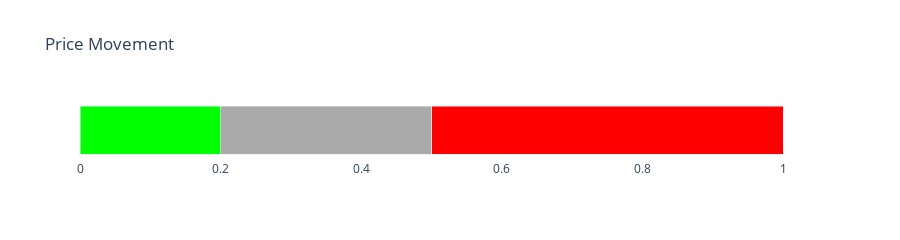

Source (notebook cell):
### Markdown cell above
### Horizonal charts
Ref: https://plotly.com/python/horizontal-bar-charts/

### Code cell
import plotly.graph_objects as go

postitive_chance = 0.2
negative_chance = 0.5
neutral_chance = 1 - postitive_chance - negative_chance
title = ''
layout = go.Layout(
    # paper_bgcolor='rgba(0,0,0,0)',
    plot_bgcolor='rgba(0,0,0,0)'
)

fig = go.Figure(layout=layout)
fig.add_trace(go.Bar(
    y=[title],
    x=[postitive_chance],
    name='Positive',
    orientation='h',
    marker=dict(
        color='rgba(0, 255, 0, 1)',
        # line=dict(color='rgba(55, 255, 55, 1.0)', width=3)
    ),
    showlegend=False
))
fig.add_trace(go.Bar(
    y=[title],
    x=[neutral_chance],
    name='Neutral',
    orientation='h',
    marker=dict(
        color='rgba(170, 170, 170, 1)',
        # line=dict(color='rgba(58, 71, 80, 1.0)', width=3)
    ),
    showlegend=False
))
fig.add_trace(go.Bar(
    y=[title],
    x=[negative_chance],
    name='Negative',
    orientation='h',
    marker=dict(
        color='rgba(255, 0, 0, 1)',
        # line=dict(color='rgba(58, 71, 80, 1.0)', width=3)
    ),
    showlegend=False
))

fig.update_layout(barmode='stack', height=200, title="Price Movement")
fig.show()

### Figure 1 — Plotly figure (JSON) as saved in the notebook; plotly's stock layout.template omitted (floating-point values rounded to 4 significant figures)
{"data": [{"marker": {"color": "rgba(0, 255, 0, 1)"}, "name": "Positive", "orientation": "h", "showlegend": false, "type": "bar", "x": [0.2], "y": [""]}, {"marker": {"color": "rgba(170, 170, 170, 1)"}, "name": "Neutral", "orientation": "h", "showlegend": false, "type": "bar", "x": [0.3], "y": [""]}, {"marker": {"color": "rgba(255, 0, 0, 1)"}, "name": "Negative", "orientation": "h", "showlegend": false, "type": "bar", "x": [0.5], "y": [""]}], "layout": {"barmode": "stack", "height": 200, "plot_bgcolor": "rgba(0,0,0,0)", "title": {"text": "Price Movement"}}}
